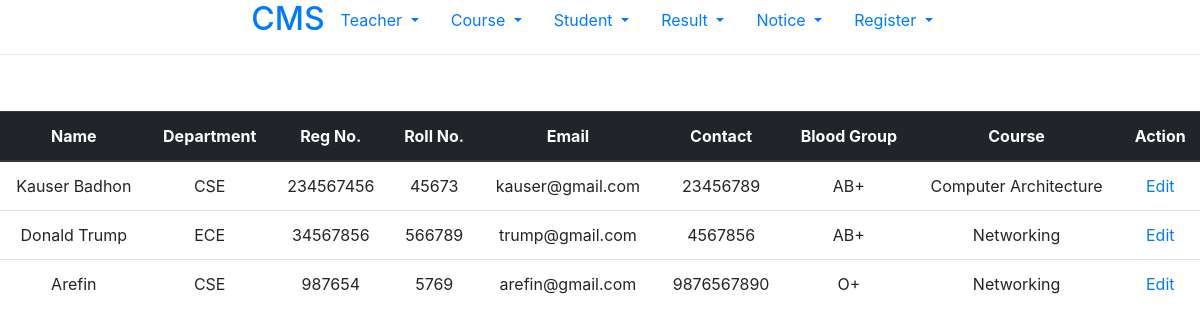
Before: /student/index/ (signed in) with the older database file.
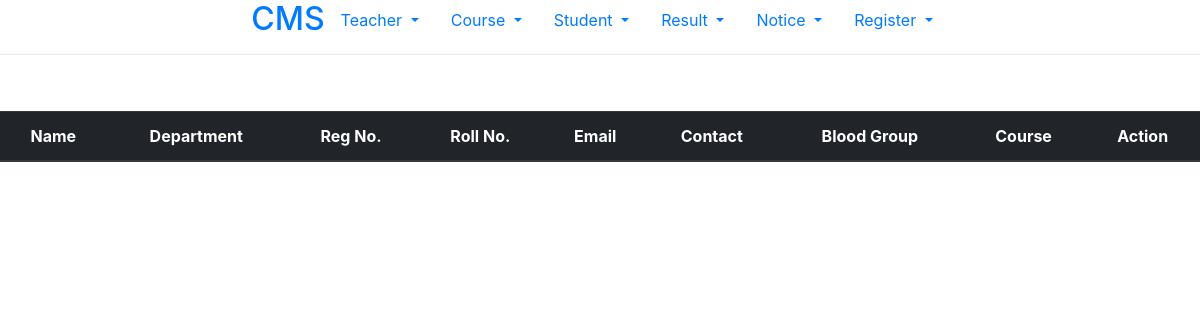
After: the same page with the newer database file.
### student/models.py (models this page shows, shortened)
class Student(models.Model):
    department_choice = (
        ('CSE', 'CSE'),
        ('ECE', 'ECE'),
        ('BBA', 'BBA')
    )
    blood_group_choice = (
        ('A+', 'A+'),
        ('A-', 'A-'),
        ('B+', 'B+'),
        ('AB+', 'AB+'),
        ('AB-', 'AB-'),
        ('O+', 'O+'),
        ('O-', 'O-'),
        ('Inra', 'Inra'),
        ('Bombay', 'Bombay'),
        ('Gold', 'Gold'),
    )
    name = models.CharField(max_length=255)
    department = models.CharField(choices=department_choice, max_length=15)
    registration = models.CharField(max_length=25)
    roll = models.CharField(max_length=15)
    email = models.EmailField(max_length=50)
    contact = models.CharField(max_length=25)
    blood_group = models.CharField(choices=blood_group_choice, max_length=15)
    course = models.ForeignKey(Course, on_delete=models.CASCADE)

### courses/models.py (models this page shows)
class Course(models.Model):
    name = models.CharField(max_length=200)
    code = models.CharField(max_length=15)
    teacher = models.ForeignKey(Teacher, on_delete=models.CASCADE, null=True)
    def __str__(self):
        return self.name

### student/views.py (the view)
# urls.py: path('index/', views.index, name = 'show_course'),
@login_required(login_url='/')
def index(request):
    index = Student.objects.all()
    context = {
        'index': index
    }
    return  render(request, 'student/index.html', context)

### templates/student/index.html
{% extends 'base/base.html' %}
{% block content %}
<div class="dropdown-divider"></div> <br><br>
<div class="bs-example">
    <table class="table text-center">
        <thead class="thead-dark">
            <tr>
                <th>Name</th>
                <th>Department</th>
                <th>Reg No.</th>
                <th>Roll No.</th>
                <th>Email</th>
                <th>Contact</th>
                <th>Blood Group</th>
                <th>Course</th>
                <th>Action</th>
            </tr>
        </thead>
        <tbody>
        {% for student in index %}
            <tr>
                <td>{{ student.name }}</td>
                <td>{{ student.department }}</td>
                <td>{{ student.registration }}</td>
                <td>{{ student.roll }}</td>
                <td>{{ student.email }}</td>
                <td>{{ student.contact }}</td>
                <td>{{ student.blood_group }}</td>
                <td>{{ student.course }}</td>
                <td><a href="{% url 'edit_student' student.id %}">Edit</a></td>
            </tr>
        {% endfor %}
        </tbody>
    </table>
</div>
{% endblock %}

### templates/base/base.html (shortened to what this page needs)
<!DOCTYPE html>
<html lang="en">
<head>
    <link rel="stylesheet" href="https://maxcdn.bootstrapcdn.com/bootstrap/4.0.0/css/bootstrap.min.css"
>
</head>
<body>
{% include 'base/navbar.html' %}
{% block content %}
{%  endblock %}
</body>
</html>

### templates/base/navbar.html (shortened to what this page needs)
    <ul class="nav justify-content-center">
        <h2><li class="nav-item">
        <a href="/">CMS</a>
        </li></h2>
        <li class="nav-item dropdown">
            <a class="nav-link dropdown-toggle" href="#" id="navbarDropdown" role="button" data-toggle="dropdown"
                aria-haspopup="true" aria-expanded="false">
                Teacher
            </a>
        </li>
        <li class="nav-item dropdown">
            <a class="nav-link dropdown-toggle" href="#" id="navbarDropdown" role="button" data-toggle="dropdown"
                aria-haspopup="true" aria-expanded="false">
                Course
            </a>
        </li>
        <li class="nav-item dropdown">
            <a class="nav-link dropdown-toggle" href="#" id="navbarDropdown" role="button" data-toggle="dropdown"
                aria-haspopup="true" aria-expanded="false">
                Student
            </a>
        </li>
        <li class="nav-item dropdown">
            <a class="nav-link dropdown-toggle" href="" id="navbarDropdown" role="button" data-toggle="dropdown"
                aria-haspopup="true" aria-expanded="false">
                Result
            </a>
        </li>
        <li class="nav-item dropdown">
            <a class="nav-link dropdown-toggle" href="" id="navbarDropdown" role="button" data-toggle="dropdown"
                aria-haspopup="true" aria-expanded="false">
                Notice
            </a>
        </li>
        <li class="nav-item dropdown">
            <a class="nav-link dropdown-toggle" href="" id="navbarDropdown" role="button" data-toggle="dropdown"
                aria-haspopup="true" aria-expanded="false">
                Register
            </a>
        </li>
    </ul>

Changed rows visible on the page:
removed Student: name "Kauser Badhon", department "CSE", registration "234567456", roll "45673", email "kauser@gmail.com", contact "23456789", blood_group "AB+", course "Computer Architecture"
removed Student: name "Donald Trump", department "ECE", registration "34567856", roll "566789", email "trump@gmail.com", contact "4567856", blood_group "AB+", course "Networking"
removed Student: name "Arefin", department "CSE", registration "987654", roll "5769", email "arefin@gmail.com", contact "9876567890", blood_group "O+", course "Networking"
